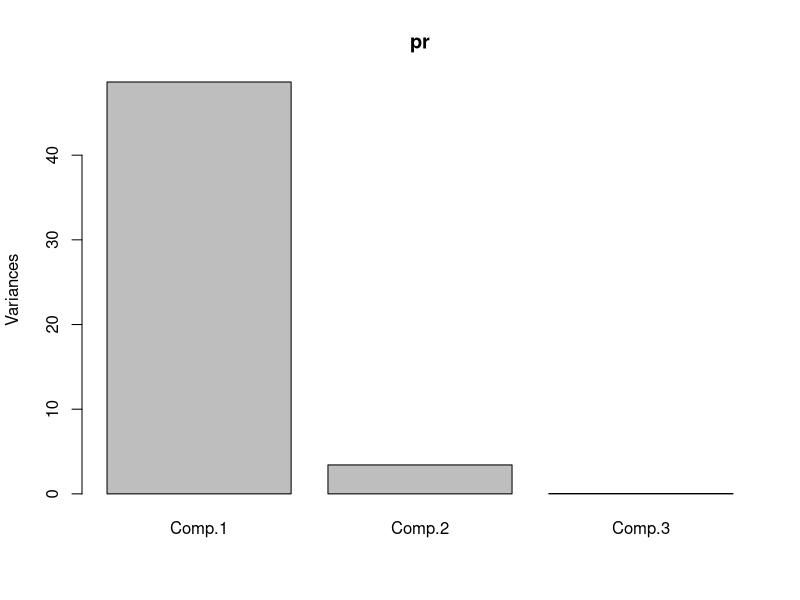
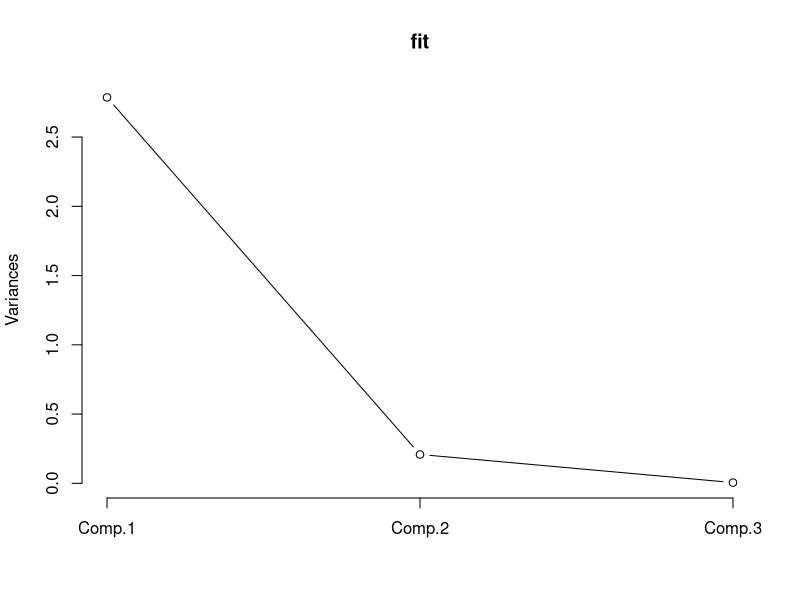
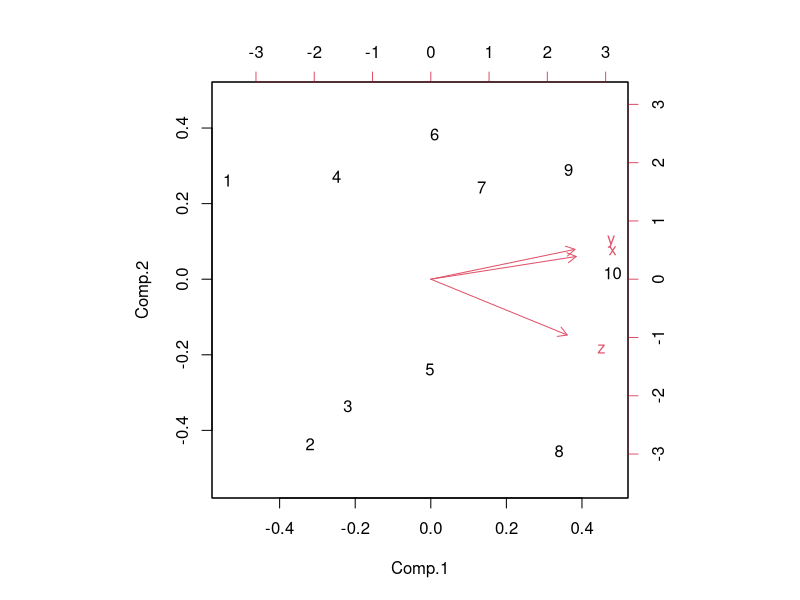

Reproduce these figures in R, in order. (Note: this script raises an error after producing the figures.)
## pca analysis : using princomp 

# The function princomp() uses the spectral decomposition approach.
# The functions prcomp() and PCA()[FactoMineR] use the singular value decomposition (SVD).
# According to R help, SVD has slightly better numerical accuracy. Therefore, prcomp() is the preferred function.
# The simplified format of these 2 functions are :   prcomp(x, scale = FALSE)
# princomp(x, cor = FALSE, scores = TRUE)

# Arguments for prcomp() :     x : a numeric matrix or data frame
# scale : a logical value indicating whether the variables should be scaled to have unit variance before the analysis takes place

# Arguments for princomp() :  x : a numeric matrix or data frame
# cor : a logical value. If TRUE, the data will be centered and scaled before the analysis
# scores : a logical value. If TRUE, the coordinates on each principal component are calculated

library(psych)
library(GPArotation)
library(readxl)



x <- 1:10
y <- x + runif(10, min=-.5, max=.5)
z <- x + y + runif(10, min=-10, max=.10)

data <- data.frame(x, y, z)

data

# 1. 


pr <- princomp(data)

pr

summary(pr)


# 2. 

pr$scores[, 1:2]

str(pr)


# 3. check the values of $scores



# 4. screeplot

screeplot(pr)



## another case

## Use cor=FALSE to base the principal components on the covariance matrix. Use the covmat= option to enter a correlation or covariance matrix directly. If entering a covariance matrix, include the option n.obs=.

fit <- princomp(data, cor=TRUE)
summary(fit) # print variance accounted for 
loadings(fit) # pc loadings 
plot(fit,type="lines") # scree plot 
fit$scores # the principal components
biplot(fit)




## compare principal

pcaFa.prin <- princomp(pcaFa, cor = T)

summary(pcaFa.prin)

str(pcaFa.prin)

pcaFa.prin$scores[, 1:6]

plot(pcaFa.prin, type="lines") ## different from spss , the same using cor = T

